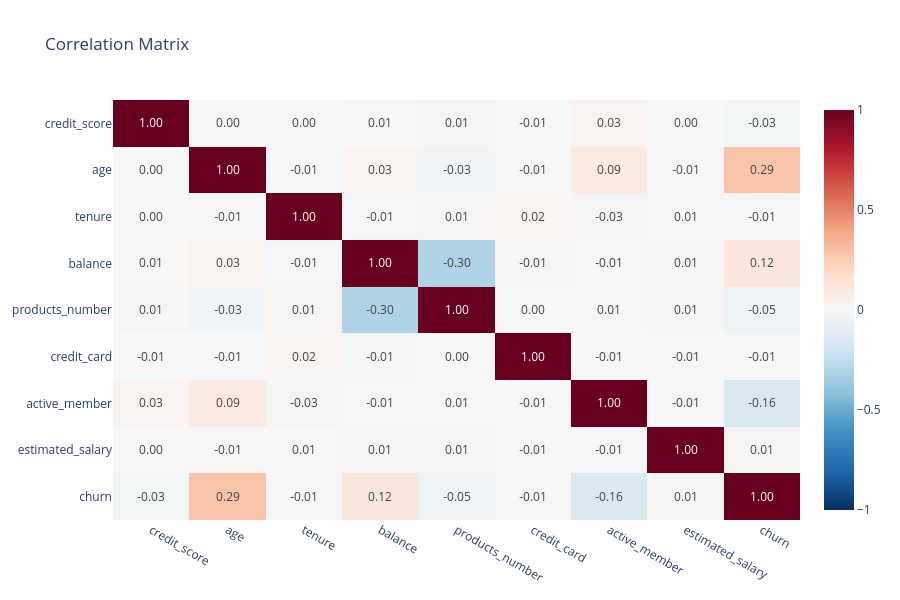

The code cell stored with this chart in its notebook:
### Code cell
num = df.select_dtypes(include=[np.number]).drop(columns=['customer_id'])
corr = num.corr()

fig = px.imshow(
    corr, text_auto='.2f', aspect='auto', zmin=-1, zmax=1,
    color_continuous_scale='RdBu_r', title='Correlation Matrix',
)
fig.update_layout(height=600)
fig.show()

### Figure 1 — Plotly figure (JSON) as saved in the notebook; plotly's stock layout.template omitted (floating-point values rounded to 4 significant figures)
{"data": [{"coloraxis": "coloraxis", "hovertemplate": "x: %{x}<br>y: %{y}<br>color: %{z}<extra></extra>", "name": "0", "texttemplate": "%{z:.2f}", "type": "heatmap", "x": ["credit_score", "age", "tenure", "balance", "products_number", "credit_card", "active_member", "estimated_salary", "churn"], "xaxis": "x", "y": ["credit_score", "age", "tenure", "balance", "products_number", "credit_card", "active_member", "estimated_salary", "churn"], "yaxis": "y", "z": [[1.0, -0.003965, 0.0008419, 0.006268, 0.01224, -0.005458, 0.02565, -0.001384, -0.02709], [-0.003965, 1.0, -0.009997, 0.02831, -0.03068, -0.01172, 0.08547, -0.007201, 0.2853], [0.0008419, -0.009997, 1.0, -0.01225, 0.01344, 0.02258, -0.02836, 0.007784, -0.014], [0.006268, 0.02831, -0.01225, 1.0, -0.3042, -0.01486, -0.01008, 0.0128, 0.1185], [0.01224, -0.03068, 0.01344, -0.3042, 1.0, 0.003183, 0.009612, 0.0142, -0.04782], [-0.005458, -0.01172, 0.02258, -0.01486, 0.003183, 1.0, -0.01187, -0.009933, -0.007138], [0.02565, 0.08547, -0.02836, -0.01008, 0.009612, -0.01187, 1.0, -0.01142, -0.1561], [-0.001384, -0.007201, 0.007784, 0.0128, 0.0142, -0.009933, -0.01142, 1.0, 0.0121], [-0.02709, 0.2853, -0.014, 0.1185, -0.04782, -0.007138, -0.1561, 0.0121, 1.0]]}], "layout": {"coloraxis": {"autocolorscale": false, "cmax": 1, "cmin": -1, "colorscale": [[0.0, "rgb(5,48,97)"], [0.1, "rgb(33,102,172)"], [0.2, "rgb(67,147,195)"], [0.3, "rgb(146,197,222)"], [0.4, "rgb(209,229,240)"], [0.5, "rgb(247,247,247)"], [0.6, "rgb(253,219,199)"], [0.7, "rgb(244,165,130)"], [0.8, "rgb(214,96,77)"], [0.9, "rgb(178,24,43)"], [1.0, "rgb(103,0,31)"]]}, "height": 600, "title": {"text": "Correlation Matrix"}, "xaxis": {"anchor": "y", "domain": [0.0, 1.0]}, "yaxis": {"anchor": "x", "autorange": "reversed", "domain": [0.0, 1.0]}}}
